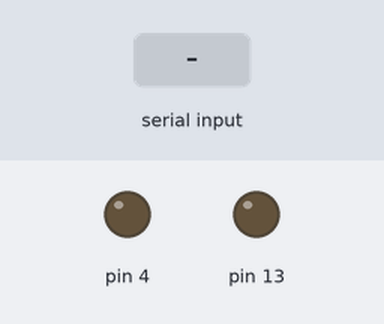
The sketch below on a simulated Arduino Uno, built with avr-gcc and run on an emulated ATmega328P. On the bench: output pins drawn as LEDs (lit = HIGH). The inputs (shaded band) are chosen by the test bench.

Above: at 1.2 s.
1.3 s: "A" received over Serial
At 2.4 s:
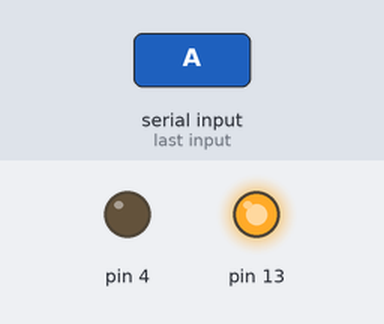
2.8 s: "C" received over Serial
At 3.5 s:
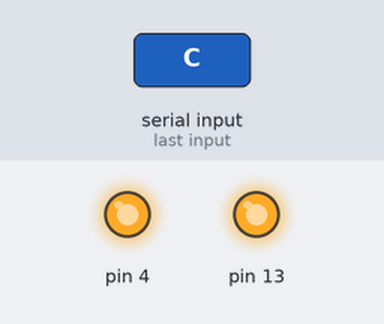
4.3 s: "B" received over Serial
At 4.7 s:
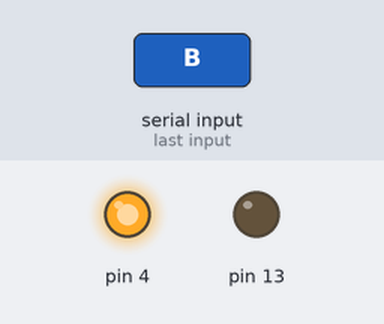
5.8 s: "D" received over Serial
At 7.0 s:
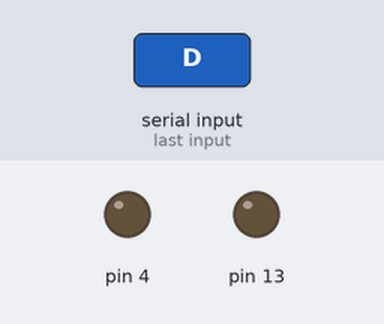
Timing chart, 0 to 8.3 s (numbered marks = the images above; inputs shaded):
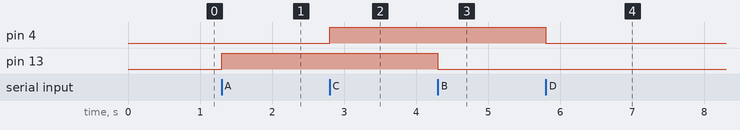

The sketch:

Serial.ino
```cpp
char DatoIN;
void setup() {
Serial.begin(9600);
pinMode(13,OUTPUT);
pinMode(4,OUTPUT);
}
void loop() {
if(Serial.available() > 0)  // llegaron dato?
{
 DatoIN = Serial.read();          // si
 if(DatoIN == 'A')   // llego A?
 digitalWrite(13,HIGH);   // si
 if(DatoIN == 'B')    // no, entonces llego B?
 digitalWrite(13,LOW); // si llego B
  if(DatoIN == 'C')
 digitalWrite(4,HIGH);
  if(DatoIN == 'D')
 digitalWrite(4,LOW);
}                   //no llegaron datos
// aqui si no hay datos
}//loop
```

Measured:
- after the input at 1.3 s, pin 13: LOW → HIGH at once
- after the input at 2.8 s, pin 4: LOW → HIGH at once
- after the input at 4.3 s, pin 13: HIGH → LOW at once
- after the input at 5.8 s, pin 4: HIGH → LOW at once
